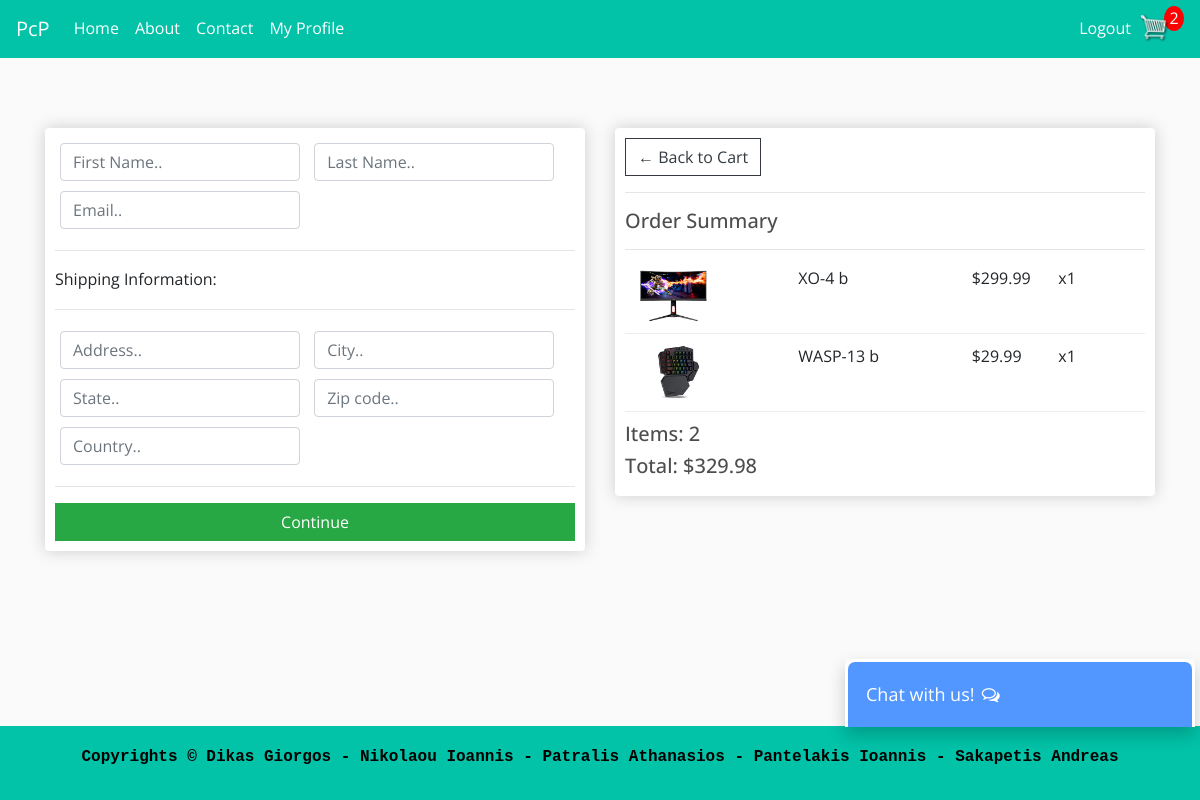
The app's page /pcp/checkout/ (signed in) with its own data.
### PcPeripherals/models.py (models this page shows, shortened)
class OrderItem(models.Model):
	product = models.ForeignKey(Product, on_delete=models.SET_NULL, null=True)
	order = models.ForeignKey(Order, on_delete=models.SET_NULL, null=True)
	quantity = models.IntegerField(default=0, null=True, blank=True)
	date_added = models.DateTimeField(auto_now_add=True)
	@property
	def get_total(self):
		total = self.product.price * self.quantity
		return total

class Product(models.Model):
    image = models.ImageField(upload_to='product/', null=True, blank=True)
    name = models.CharField(max_length=200)
    category = models.ForeignKey(ProductCategory, on_delete=models.CASCADE, null=False, blank=False)
    price = models.FloatField()
    @property
    def imageURL(self):
	    try:
		    url = self.image.url
	    except:
		    url = ''
	    return url

class Order(models.Model):
	customer = models.ForeignKey(Customer, on_delete=models.SET_NULL, null=True, blank=True)
	date_ordered = models.DateTimeField(auto_now_add=True)
	complete = models.BooleanField(default=False)
	transaction_id = models.CharField(max_length=100, null=True)
	@property
	def get_cart_total(self):
		orderitems = self.orderitem_set.all()
		total = sum([item.get_total for item in orderitems])
		return total
	@property
	def get_cart_items(self):
		orderitems = self.orderitem_set.all()
		total = sum([item.quantity for item in orderitems])
		return total

### PcPeripherals/views.py (the view)
# urls.py: path('checkout/', views.checkout, name='checkout'),
def checkout(request):
    adminCheck(request)
    context = {}
    data = cartData(request)
    context['isguest'] = data['isguest']
    context['isloginuser'] = data['isloginuser']
    context['cartItems'] = data['cartItems']
    context['items'] = data['items']
    context['order'] = data['order']
    return render(request, 'PcPeripherals/checkout.html', context)

### PcPeripherals/utils.py (called while the page is built)
def cartData(request):
    isguest = None
    isloginuser = None
    if request.user.is_anonymous:
        print("User anonymous")
        isguest= True
        cookieData = cookieCart(request)
        cartItems = cookieData['cartItems']
        order = cookieData['order']
        items = cookieData['items']
    elif request.user.is_authenticated:
        print("User authonticated")
        isloginuser = True
        customer = request.user.customer
        order, created = Order.objects.get_or_create(customer=customer, complete=False)
        items = order.orderitem_set.all()
        cartItems = order.get_cart_items
        if request.user.is_superuser:
            isloginuser = False
            logout(request)
            isguest = True
    return {'cartItems': cartItems , 'order': order, 'items': items, 'isguest': isguest, 'isloginuser': isloginuser}

def adminCheck(request):
    if request.user.is_authenticated and request.user.is_superuser:
      logout(request)

### PcPeripherals/templates/PcPeripherals/checkout.html (shortened to what this page needs)
{% extends 'PcPeripherals/base.html' %}
{% load static %}
{% block content %}
     <div class="row mt-5">
		<div class="col-lg-6">
			<div class="box-element" id="form-wrapper">
				<form id="form">
					<div id="user-info">
						<div class="form-field">
							<input class="form-control" type="text" name="first_name" placeholder="First Name.." required>
						</div>
						<div class="form-field">
							<input class="form-control" type="text" name="last_name" placeholder="Last Name.." required>
						</div>
						<div class="form-field">
							<input class="form-control" type="email" name="email" placeholder="Email.." required>
						</div>
					</div>
					<div id="shipping-info">
						<hr>
						<p>Shipping Information:</p>
						<hr>
						<div class="form-field">
							<input class="form-control" type="text" name="address" placeholder="Address..">
						</div>
						<div class="form-field">
							<input class="form-control" type="text" name="city" placeholder="City..">
						</div>
						<div class="form-field">
							<input class="form-control" type="text" name="state" placeholder="State..">
						</div>
						<div class="form-field">
							<input class="form-control" type="text" name="zipcode" placeholder="Zip code..">
						</div>
						<div class="form-field">
							<input class="form-control" type="text" name="country" placeholder="Country..">
						</div>
					</div>
					<hr>
					<input id="form-button" class="btn btn-success btn-block" type="submit" value="Continue">
				</form>
			</div>
			<br>
		</div>
		<div class="col-lg-6">
			<div class="box-element">
				<a  class="btn btn-outline-dark" href="{% url 'cart' %}">&#x2190; Back to Cart</a>
				<hr><h5>Order Summary</h5><hr>
				{% for item in items %}
                    <div class="cart-row">
                        <div style="flex: 2;"><img class="row-image" src="{{ item.product.imageURL }}"></div>
                        <div style="flex: 2;"><p>{{ item.product.name }}</p></div>
                        <div style="flex: 1;"><p>${{ item.product.price|floatformat:2 }}</p></div>
                        <div style="flex: 1;"><p>x{{ item.quantity }}</p></div>
                    </div>
				{% endfor %}
				<h5>Items: {{ order.get_cart_items }}</h5>
				<h5>Total: ${{ order.get_cart_total|floatformat:2 }}</h5>
			</div>
		</div>
	</div>
{% endblock %}

### static/css/PcPcss.css (style rules this page uses)
body { font-family: 'Open Sans', sans-serif; font-size: 1rem; background-color: #fafafa; line-height: 1.6; min-height: 100vh; display: flex; flex-direction: column; }
h1, h2, h3, h4, h5, h6 { color: #4d4d4d; }
.box-element { box-shadow:#ccc 0 0 16px; background-color: #fff; border-radius: 4px; padding: 10px; }
.col-lg-4, .col-lg-6, .col-lg-8, .col-lg-12 { margin-top: 10px; }
.btn { border-radius: 0; }
.row-image { width: 100px; }
.form-field { width:250px; display: inline-block; padding: 5px; }
.cart-row { display: flex; align-items: flex-stretch; padding-bottom: 10px; margin-bottom: 10px; border-bottom: 1px solid #ececec; }

### records on screen
OrderItem: product.imageURL (picture), product.name "XO-4 b", product.price "299.99", quantity "1"
OrderItem: product.imageURL (picture), product.name "WASP-13 b", product.price "29.99", quantity "1"
Order: get_cart_items "2", get_cart_total "329.98"

### other values on screen
{{ cartItems }} "2"
